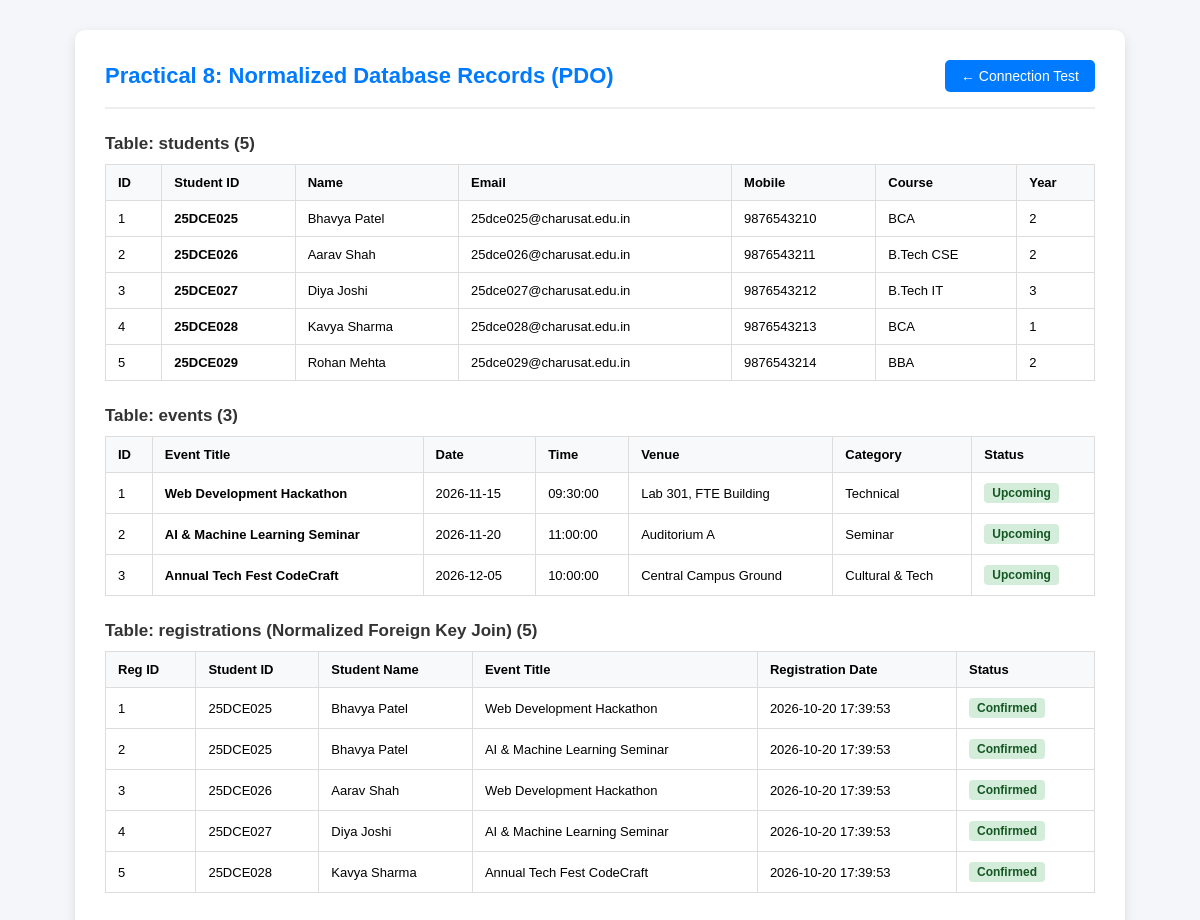
/view_tables.php, run on the app's committed database.
### tables this page shows
CREATE TABLE IF NOT EXISTS students (
    id INT AUTO_INCREMENT PRIMARY KEY,
    student_id VARCHAR(20) NOT NULL UNIQUE,
    name VARCHAR(100) NOT NULL,
    email VARCHAR(100) NOT NULL UNIQUE,
    mobile VARCHAR(15) NOT NULL,
    course VARCHAR(50) NOT NULL,
    year INT NOT NULL,
    created_at TIMESTAMP DEFAULT CURRENT_TIMESTAMP
);

CREATE TABLE IF NOT EXISTS events (
    id INT AUTO_INCREMENT PRIMARY KEY,
    event_title VARCHAR(150) NOT NULL,
    event_date DATE NOT NULL,
    event_time TIME NOT NULL,
    venue VARCHAR(100) NOT NULL,
    category VARCHAR(50) DEFAULT 'Technical',
    description TEXT,
    poster VARCHAR(255) DEFAULT 'default.png',
    status VARCHAR(20) DEFAULT 'Upcoming',
    created_at TIMESTAMP DEFAULT CURRENT_TIMESTAMP
);

CREATE TABLE IF NOT EXISTS registrations (
    id INT AUTO_INCREMENT PRIMARY KEY,
    student_id INT NOT NULL,
    event_id INT NOT NULL,
    registration_date DATETIME DEFAULT CURRENT_TIMESTAMP,
    status VARCHAR(20) DEFAULT 'Confirmed',
    FOREIGN KEY (student_id) REFERENCES students(id) ON DELETE CASCADE,
    FOREIGN KEY (event_id) REFERENCES events(id) ON DELETE CASCADE
);

### view_tables.php (the view, shortened to what this page needs)
<?php
require_once __DIR__ . "/db.php";
$students = [];
$events = [];
$registrations = [];
if ($pdo) {
    try {
        $stmt = $pdo->prepare("SELECT * FROM students ORDER BY id ASC");
        $stmt->execute();
        $students = $stmt->fetchAll();
        $stmt = $pdo->prepare("SELECT * FROM events ORDER BY id ASC");
        $stmt->execute();
        $events = $stmt->fetchAll();
        $stmt = $pdo->prepare("
            SELECT r.id, s.name AS student_name, s.student_id, e.event_title, r.registration_date, r.status
            FROM registrations r
            JOIN students s ON r.student_id = s.id
            JOIN events e ON r.event_id = e.id
            ORDER BY r.id ASC
        ");
        $stmt->execute();
        $registrations = $stmt->fetchAll();
    } catch (PDOException $e) {
        $error = $e->getMessage();
    }
}
?>
<!DOCTYPE html>
<html lang="en">
<head>
</head>
<body>
<div class="container">
    <div class="header">
        <h1>Practical 8: Normalized Database Records (PDO)</h1>
        <a href="index.php" class="btn">&larr; Connection Test</a>
    </div>
    <h2>Table: students (<?php echo count($students); ?>)</h2>
    <table>
        <thead>
            <tr>
                <th>ID</th>
                <th>Student ID</th>
                <th>Name</th>
                <th>Email</th>
                <th>Mobile</th>
                <th>Course</th>
                <th>Year</th>
            </tr>
        </thead>
        <tbody>
            <?php foreach ($students as $s): ?>
                <tr>
                    <td><?php echo $s["id"]; ?></td>
                    <td><strong><?php echo htmlspecialchars($s["student_id"]); ?></strong></td>
                    <td><?php echo htmlspecialchars($s["name"]); ?></td>
                    <td><?php echo htmlspecialchars($s["email"]); ?></td>
                    <td><?php echo htmlspecialchars($s["mobile"]); ?></td>
                    <td><?php echo htmlspecialchars($s["course"]); ?></td>
                    <td><?php echo htmlspecialchars($s["year"]); ?></td>
                </tr>
            <?php endforeach; ?>
        </tbody>
    </table>
    <h2>Table: events (<?php echo count($events); ?>)</h2>
    <table>
        <thead>
            <tr>
                <th>ID</th>
                <th>Event Title</th>
                <th>Date</th>
                <th>Time</th>
                <th>Venue</th>
                <th>Category</th>
                <th>Status</th>
            </tr>
        </thead>
        <tbody>
            <?php foreach ($events as $e): ?>
                <tr>
                    <td><?php echo $e["id"]; ?></td>
                    <td><strong><?php echo htmlspecialchars($e["event_title"]); ?></strong></td>
                    <td><?php echo htmlspecialchars($e["event_date"]); ?></td>
                    <td><?php echo htmlspecialchars($e["event_time"]); ?></td>
                    <td><?php echo htmlspecialchars($e["venue"]); ?></td>
                    <td><?php echo htmlspecialchars($e["category"]); ?></td>
                    <td><span class="badge"><?php echo htmlspecialchars($e["status"]); ?></span></td>
                </tr>
            <?php endforeach; ?>
        </tbody>
    </table>
    <h2>Table: registrations (Normalized Foreign Key Join) (<?php echo count($registrations); ?>)</h2>
    <table>
        <thead>
            <tr>
                <th>Reg ID</th>
                <th>Student ID</th>
                <th>Student Name</th>
                <th>Event Title</th>
                <th>Registration Date</th>
                <th>Status</th>
            </tr>
        </thead>
        <tbody>
            <?php foreach ($registrations as $r): ?>
                <tr>
                    <td><?php echo $r["id"]; ?></td>
                    <td><?php echo htmlspecialchars($r["student_id"]); ?></td>
                    <td><?php echo htmlspecialchars($r["student_name"]); ?></td>
                    <td><?php echo htmlspecialchars($r["event_title"]); ?></td>
                    <td><?php echo htmlspecialchars($r["registration_date"]); ?></td>
                    <td><span class="badge"><?php echo htmlspecialchars($r["status"]); ?></span></td>
                </tr>
            <?php endforeach; ?>
        </tbody>
    </table>
</div>
</body>
</html>

### view_tables.php (style rules this page uses)
* { margin: 0; padding: 0; box-sizing: border-box; font-family: Arial, sans-serif; }
body { background-color: #f4f6f9; padding: 30px 15px; }
.container { max-width: 1050px; margin: 0 auto; background: #ffffff; padding: 30px; border-radius: 10px; box-shadow: 0 4px 12px rgba(0,0,0,0.1); }
.header { display: flex; justify-content: space-between; align-items: center; margin-bottom: 25px; padding-bottom: 15px; border-bottom: 2px solid #eee; }
.header h1 { color: #007bff; font-size: 22px; }
.btn { display: inline-block; padding: 8px 16px; background: #007bff; color: white; text-decoration: none; border-radius: 5px; font-size: 14px; }
h2 { font-size: 17px; color: #333; margin: 25px 0 10px 0; }
table { width: 100%; border-collapse: collapse; margin-bottom: 25px; }
th, td { padding: 10px 12px; text-align: left; border: 1px solid #ddd; font-size: 13px; }
th { background-color: #f8f9fa; font-weight: bold; }
.badge { display: inline-block; padding: 3px 8px; border-radius: 4px; font-size: 12px; font-weight: bold; background-color: #d4edda; color: #155724; }

### data on the page
students: id "1", student "25DCE025", name "Bhavya Patel", email "25dce025@charusat.edu.in", mobile "9876543210", course "BCA", year "2"
students: id "2", student "25DCE026", name "Aarav Shah", email "25dce026@charusat.edu.in", mobile "9876543211", course "B.Tech CSE", year "2"
students: id "3", student "25DCE027", name "Diya Joshi", email "25dce027@charusat.edu.in", mobile "9876543212", course "B.Tech IT", year "3"
students: id "4", student "25DCE028", name "Kavya Sharma", email "25dce028@charusat.edu.in", mobile "9876543213", course "BCA", year "1"
students: id "5", student "25DCE029", name "Rohan Mehta", email "25dce029@charusat.edu.in", mobile "9876543214", course "BBA", year "2"
events: id "1", event_title "Web Development Hackathon", event_date "2026-11-15", event_time "09:30:00", venue "Lab 301, FTE Building", category "Technical", status "Upcoming"
events: id "2", event_title "AI & Machine Learning Seminar", event_date "2026-11-20", event_time "11:00:00", venue "Auditorium A", category "Seminar", status "Upcoming"
events: id "3", event_title "Annual Tech Fest CodeCraft", event_date "2026-12-05", event_time "10:00:00", venue "Central Campus Ground", category "Cultural & Tech", status "Upcoming"
registrations: id "1", student.student_id "25DCE025", student.name "Bhavya Patel", event.event_title "Web Development Hackathon", registration_date "2026-10-20 17:39:53", status "Confirmed"
registrations: id "2", student.student_id "25DCE025", student.name "Bhavya Patel", event.event_title "AI & Machine Learning Seminar", registration_date "2026-10-20 17:39:53", status "Confirmed"
registrations: id "3", student.student_id "25DCE026", student.name "Aarav Shah", event.event_title "Web Development Hackathon", registration_date "2026-10-20 17:39:53", status "Confirmed"
registrations: id "4", student.student_id "25DCE027", student.name "Diya Joshi", event.event_title "AI & Machine Learning Seminar", registration_date "2026-10-20 17:39:53", status "Confirmed"
registrations: id "5", student.student_id "25DCE028", student.name "Kavya Sharma", event.event_title "Annual Tech Fest CodeCraft", registration_date "2026-10-20 17:39:53", status "Confirmed"

### other printed values
count($students) "5"
count($events) "3"
count($registrations) "5"
